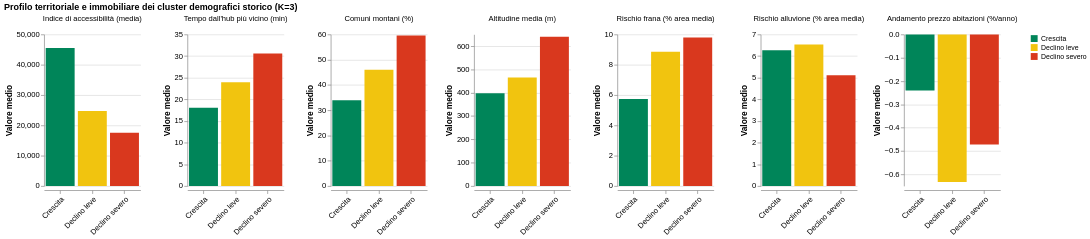

The specification (Vega-Lite) saved for this image:
### Vega-Lite specification from a JSON file in a GitHub repository (floating-point values rounded to 4 significant figures)
{"config": {"background": "transparent", "view": {"stroke": "transparent"}, "range": {"category": ["#008559", "#F1C40F", "#D9381E", "#2980B9", "#8E44AD", "#E67E22", "#16A085"]}, "axis": {"labelFontSize": 11, "titleFontSize": 12}, "header": {"labelFontSize": 11, "titleFontSize": 12}}, "data": {"name": "data-a2ead1a825efb9b17330bd49158a8e01"}, "mark": {"type": "bar"}, "encoding": {"color": {"field": "Cluster", "sort": ["Crescita", "Declino leve", "Declino severo"], "title": null, "type": "nominal"}, "column": {"field": "Variabile", "sort": ["Indice di accessibilità (media)", "Tempo dall'hub più vicino (min)", "Comuni montani (%)", "Altitudine media (m)", "Rischio frana (% area media)", "Rischio alluvione (% area media)", "Andamento prezzo abitazioni (%/anno)"], "title": null, "type": "nominal"}, "tooltip": [{"field": "Cluster", "type": "nominal"}, {"field": "Variabile", "type": "nominal"}, {"field": "Valore", "format": ".2f", "type": "quantitative"}], "x": {"axis": {"labelAngle": -45}, "field": "Cluster", "sort": ["Crescita", "Declino leve", "Declino severo"], "title": null, "type": "nominal"}, "y": {"field": "Valore", "title": "Valore medio", "type": "quantitative"}}, "height": 220, "resolve": {"scale": {"y": "independent"}}, "title": "Profilo territoriale e immobiliare dei cluster demografici storico (K=3)", "width": 140, "$schema": "https://vega.github.io/schema/vega-lite/v5.20.1.json", "datasets": {"data-a2ead1a825efb9b17330bd49158a8e01": [{"Cluster": "Crescita", "Variabile": "Rischio frana (% area media)", "Valore": 5.734}, {"Cluster": "Declino leve", "Variabile": "Rischio frana (% area media)", "Valore": 8.86}, {"Cluster": "Declino severo", "Variabile": "Rischio frana (% area media)", "Valore": 9.792}, {"Cluster": "Crescita", "Variabile": "Rischio alluvione (% area media)", "Valore": 6.273}, {"Cluster": "Declino leve", "Variabile": "Rischio alluvione (% area media)", "Valore": 6.535}, {"Cluster": "Declino severo", "Variabile": "Rischio alluvione (% area media)", "Valore": 5.114}, {"Cluster": "Crescita", "Variabile": "Comuni montani (%)", "Valore": 34.0}, {"Cluster": "Declino leve", "Variabile": "Comuni montani (%)", "Valore": 46.0}, {"Cluster": "Declino severo", "Variabile": "Comuni montani (%)", "Valore": 59.6}, {"Cluster": "Crescita", "Variabile": "Altitudine media (m)", "Valore": 398.0}, {"Cluster": "Declino leve", "Variabile": "Altitudine media (m)", "Valore": 465.5}, {"Cluster": "Declino severo", "Variabile": "Altitudine media (m)", "Valore": 640.2}, {"Cluster": "Crescita", "Variabile": "Indice di accessibilità (media)", "Valore": 45560.0}, {"Cluster": "Declino leve", "Variabile": "Indice di accessibilità (media)", "Valore": 24770.0}, {"Cluster": "Declino severo", "Variabile": "Indice di accessibilità (media)", "Valore": 17540.0}, {"Cluster": "Crescita", "Variabile": "Andamento prezzo abitazioni (%/anno)", "Valore": -0.24}, {"Cluster": "Declino leve", "Variabile": "Andamento prezzo abitazioni (%/anno)", "Valore": -0.633}, {"Cluster": "Declino severo", "Variabile": "Andamento prezzo abitazioni (%/anno)", "Valore": -0.472}, {"Cluster": "Crescita", "Variabile": "Tempo dall'hub più vicino (min)", "Valore": 18.07}, {"Cluster": "Declino leve", "Variabile": "Tempo dall'hub più vicino (min)", "Valore": 23.95}, {"Cluster": "Declino severo", "Variabile": "Tempo dall'hub più vicino (min)", "Valore": 30.62}]}}
